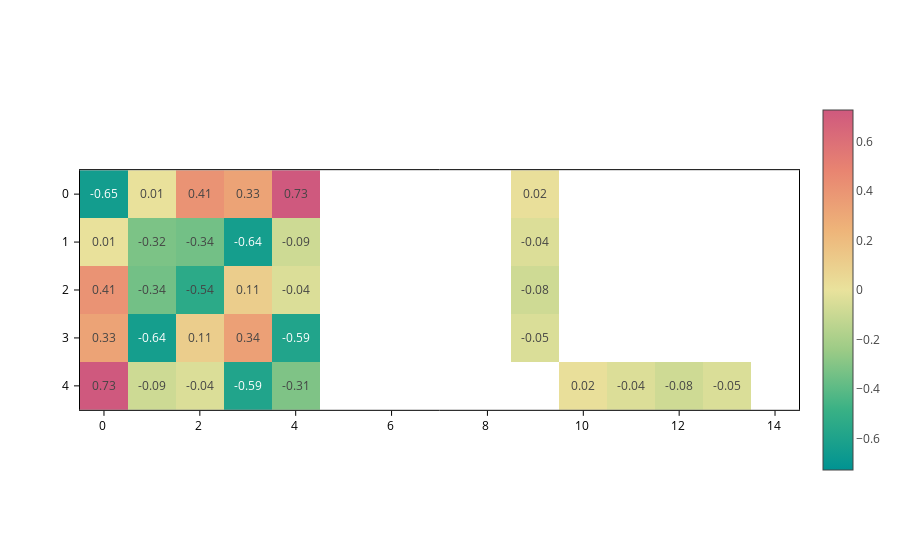

Source (notebook cell):
### Markdown cell above
## Show values as text

Colors are nice to give you a quick impression of the relative magnitude of the matrix elements. However, you might want to know the exact value. Although `plotly` shows them when you pass the mouse over the matrix elements, sometimes it might be more convenient to directly display them on top.

To do this, you need to pass a formatting string to the `text` input. For example, to show two decimals:

### Code cell
plot.update_inputs(text=".2f")

### Figure 1 — Plotly figure (JSON) as saved in the notebook; plotly's stock layout.template omitted (floating-point values rounded to 4 significant figures)
{"data": [{"coloraxis": "coloraxis", "meta": {}, "opacity": 1, "texttemplate": "%{z:.2f}", "type": "heatmap", "z": [[-0.6452, 0.007018, 0.4079, 0.3283, 0.7263, NaN, NaN, NaN, NaN, 0.01571, NaN, NaN, NaN, NaN, NaN], [0.007018, -0.3193, -0.3422, -0.6358, -0.08664, NaN, NaN, NaN, NaN, -0.04155, NaN, NaN, NaN, NaN, NaN], [0.4079, -0.3422, -0.5398, 0.1106, -0.04301, NaN, NaN, NaN, NaN, -0.08447, NaN, NaN, NaN, NaN, NaN], [0.3283, -0.6358, 0.1106, 0.3418, -0.5873, NaN, NaN, NaN, NaN, -0.04567, NaN, NaN, NaN, NaN, NaN], [0.7263, -0.08664, -0.04301, -0.5873, -0.3121, NaN, NaN, NaN, NaN, NaN, 0.01571, -0.04155, -0.08447, -0.04567, NaN]], "zsmooth": false}], "layout": {"coloraxis": {"cmid": 0, "colorscale": [[0.0, "rgb(0, 147, 146)"], [0.1667, "rgb(57, 177, 133)"], [0.3333, "rgb(156, 203, 134)"], [0.5, "rgb(233, 226, 156)"], [0.6667, "rgb(238, 180, 121)"], [0.8333, "rgb(232, 132, 113)"], [1.0, "rgb(207, 89, 126)"]], "showscale": true}, "scene": {"aspectmode": "data", "xaxis": {"range": [-0.5, 14.5]}, "yaxis": {"range": [4.5, -0.5]}}, "xaxis": {"constrain": "domain", "range": [-0.5, 14.5], "scaleanchor": "y", "scaleratio": 1}, "yaxis": {"constrain": "domain", "range": [4.5, -0.5]}}}
